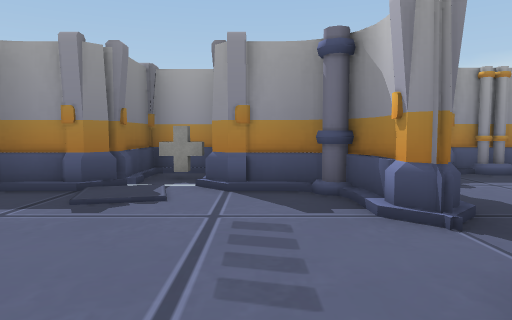
View 1 (above)

16 first-person views from a walk through a scene from a Unity 3-D project. The camera is 1.5 m above the floor, tilts 4° down and sees 70° across. The floor is counted in squares, 2 m on a side. Each view is taken from the middle of a square. On the plan, view 1 faces up. The plan holds only what a view shows up to about 11 squares ahead; the rest is blank. The place goes on beyond the plan. The player is left out. Door leaves are left out, so doorways stand open. Some surface patterns are stand-ins.

View 2
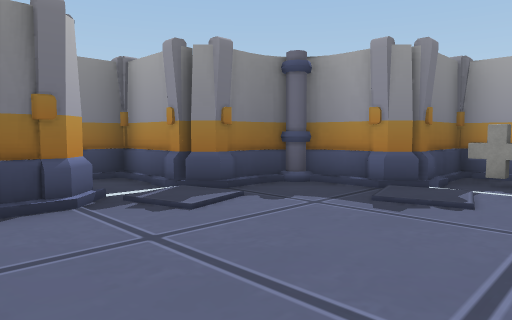

View 3
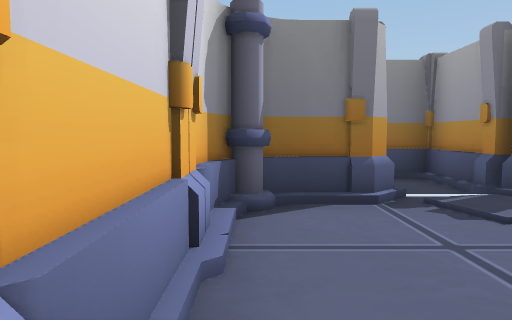

View 4
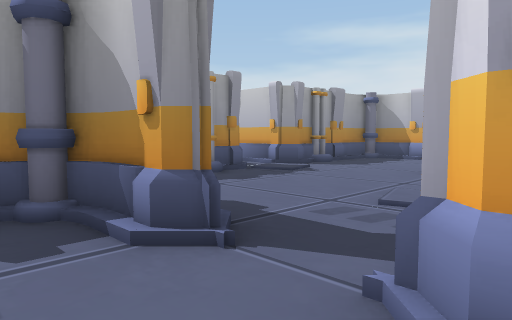

View 5
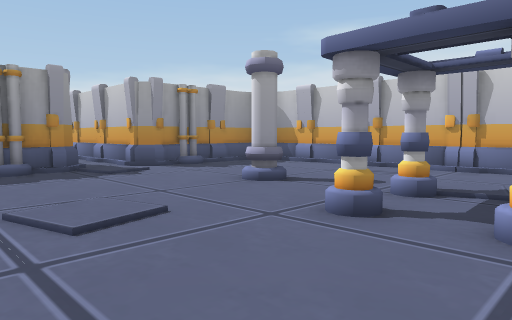

View 6
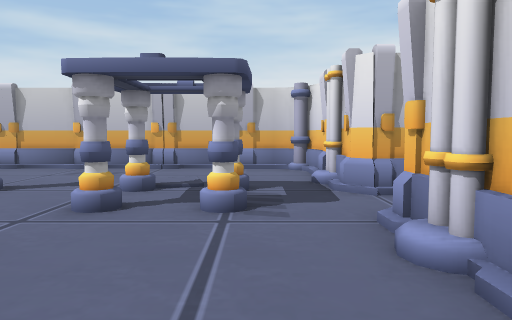

View 7
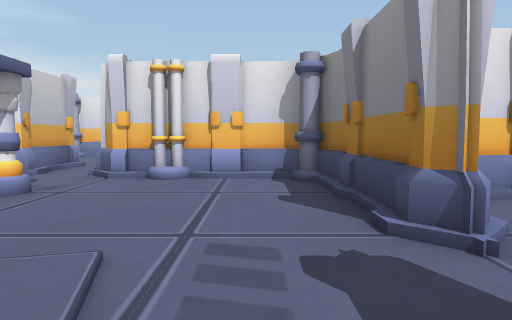

View 8
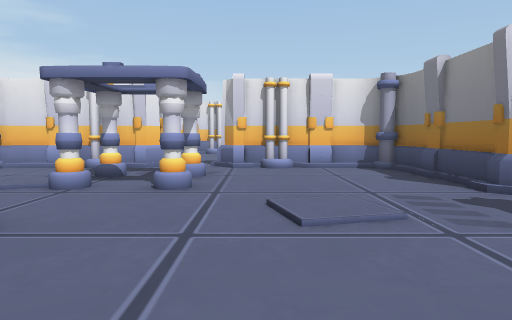

View 9
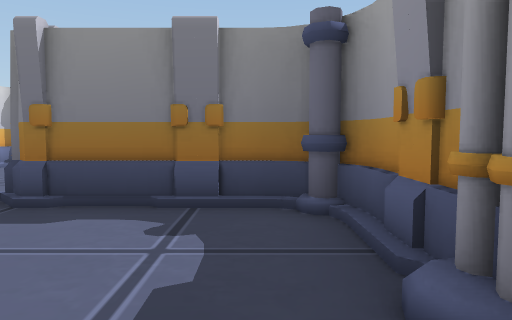

View 10
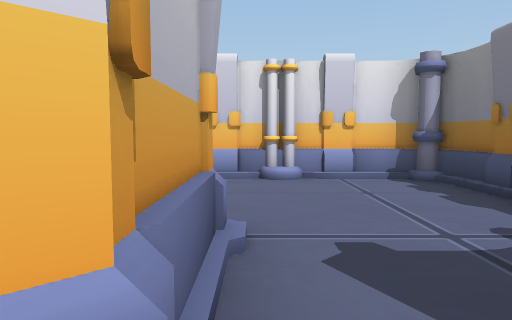

View 11
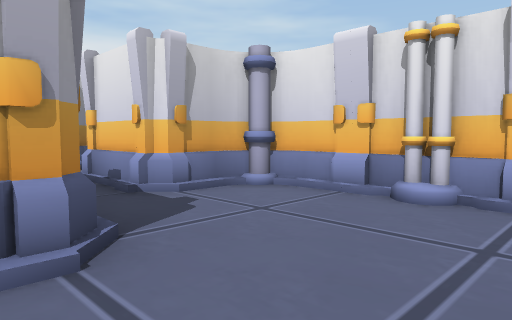

View 12
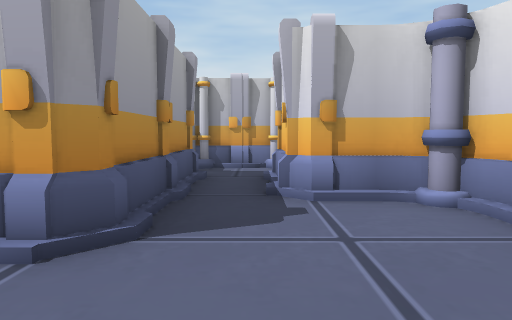

View 13
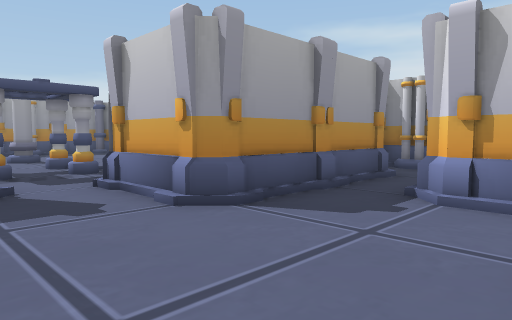

View 14
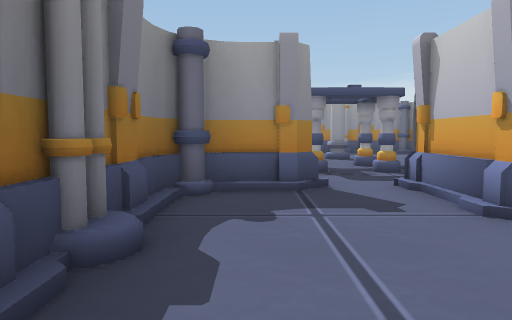

View 15
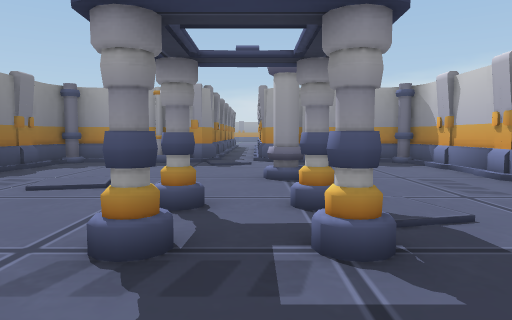

View 16
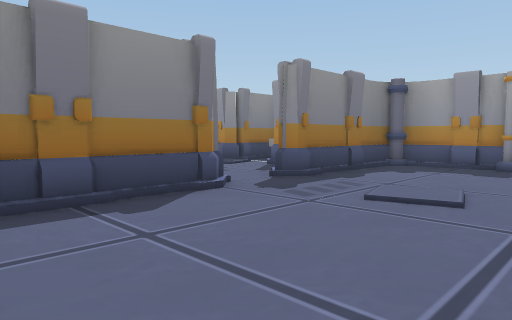

### Floor plan
Key: @ floor where view 1 was taken; # wall or solid block; . main floor; : floor 0.25 m higher than the main floor; / step, stairs or slope; D open door.
Columns run from 5 left of view 1 to 14 right of it. Each row starts with its distance up from view 1.
  8            ###
  7      ######DD#####
  6   #DD##/......../#
  5  ##DD##/......../#
  4 ##....##......../#
  3 DD....DD.....#../#
  2 DD....DD......../#
  1 #D.....#...#.#../#
  0  #...@##......../#
 -1  ######/...#.#../#
 -2       ##///..///##
 -3        ####//####
 -4         #:../#### ##
 -5         ##../####//#
 -6         ##.....//./#
 -7         #:..../##  #
 -8         ##////##
 -9          ######

Positions as (right, up) in squares from view 1, and headings:
1: (0, 0), facing up
2: (0, 0), facing up-left
3: (0, 0), facing left
4: (0, 1), facing up-right
5: (3, -1), facing up-right
6: (2, -1), facing right
7: (3, 4), facing down
8: (5, 6), facing down
9: (6, 6), facing left
10: (7, -2), facing down
11: (5, -4), facing down-right
12: (5, -6), facing right
13: (5, -8), facing up-right
14: (5, -8), facing up
15: (7, -3), facing up
16: (6, -2), facing up-left
